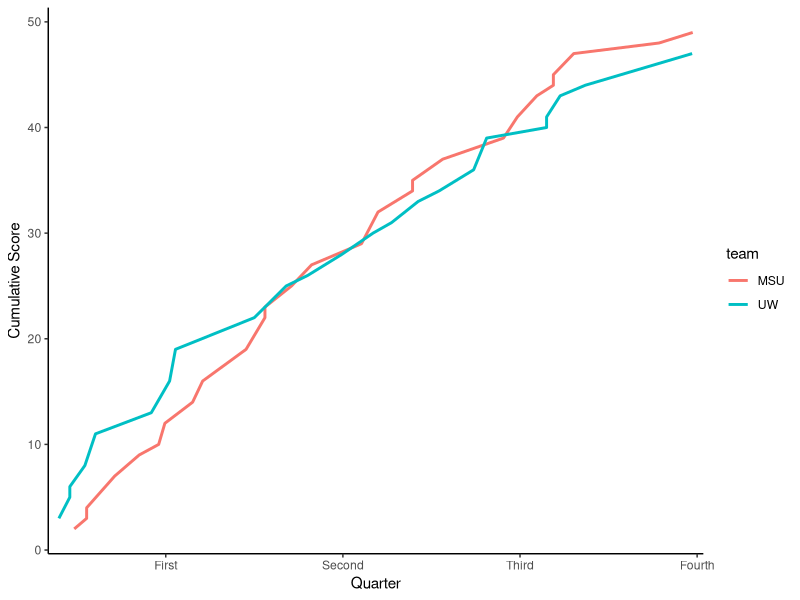

Write R code to recreate this figure. (Note: this script raises an error after producing the figure.)
#### part 1 ----

# read in data
game <- read.table("UWvMSU_1-22-13.txt", sep = "\t", header = TRUE)
# create data frame for just msu
msu <- game[game$team == "MSU", ]
# create data frame for just uw
uw <- game[game$team == "UW", ]

# just msu
# create a column with the running total score
msu$cumulative = NA
# fill the first running total cell with first score
msu$cumulative[1] = msu$score[1]
# for the following columns, fill the each running total cell with the score +
# the previous running total
for (i in (2:27)) {
  msu$cumulative[i] = msu$score[i] + msu$cumulative[i - 1]
}

# repeat process above for uw
# create a column with the running total score
uw$cumulative = NA
# fill the first running total cell with first score
uw$cumulative[1] = uw$score[1]
# for the following columns, fill the each running total cell with the score +
# the previous running total
for (i in (2:23)) {
  uw$cumulative[i] = uw$score[i] + uw$cumulative[i - 1]
}

# combine msu and uw dataframes back into a single dataframe
game_cumulative = rbind(msu, uw)

## create summary plot
# load tidyverse
library(tidyverse)
# plot data
ggplot(data = game_cumulative, aes(x = time, y = cumulative, color = team)) +
  geom_line(size = 1) +
  theme_classic() +
  ylab("Cumulative Score") +
  scale_x_discrete("Quarter", limits = c(10, 20, 30, 40),
                   labels = c("First", "Second", "Third", "Fourth"))

#### part 2 ----

print("I'm thinking of a number between 1-100...", quote = FALSE)
for (i in (1:10)) {
  # have computer generate a number
  computer <- sample(1:100, 1)
  # ask for user-input number
  user <- scan(nmax = 1)
  # print user guessed number
  print(paste0("Guess: ", user), quote = FALSE)
  # compare the two using if else
  # if computer = user
  if (computer == user){
  # print correct
    print("Correct!", quote = FALSE)
    # if computer < user
  } else if (computer < user) {
    # print lower
    print("Lower", quote = FALSE)
    # if computer > user
  } else {
    # print higher
    print("Higher", quote = FALSE)
  }
  i = i + 1
}
